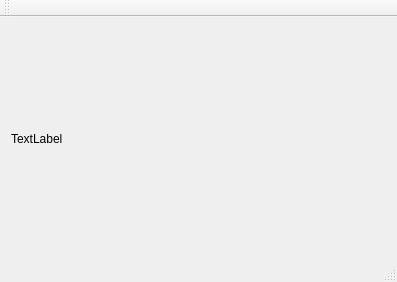
<?xml version="1.0" encoding="UTF-8"?>
<ui version="4.0">
 <class>MainWindow</class>
 <widget class="QMainWindow" name="MainWindow">
  <property name="geometry">
   <rect>
    <x>0</x>
    <y>0</y>
    <width>397</width>
    <height>282</height>
   </rect>
  </property>
  <property name="windowTitle">
   <string>MainWindow</string>
  </property>
  <widget class="QWidget" name="centralWidget">
   <layout class="QVBoxLayout" name="verticalLayout">
    <item>
     <widget class="QLabel" name="cameraView">
      <property name="text">
       <string>TextLabel</string>
      </property>
     </widget>
    </item>
   </layout>
  </widget>
  <widget class="QToolBar" name="mainToolBar">
   <attribute name="toolBarArea">
    <enum>TopToolBarArea</enum>
   </attribute>
   <attribute name="toolBarBreak">
    <bool>false</bool>
   </attribute>
  </widget>
  <widget class="QStatusBar" name="statusBar"/>
 </widget>
 <layoutdefault spacing="6" margin="11"/>
 <resources/>
 <connections/>
</ui>
